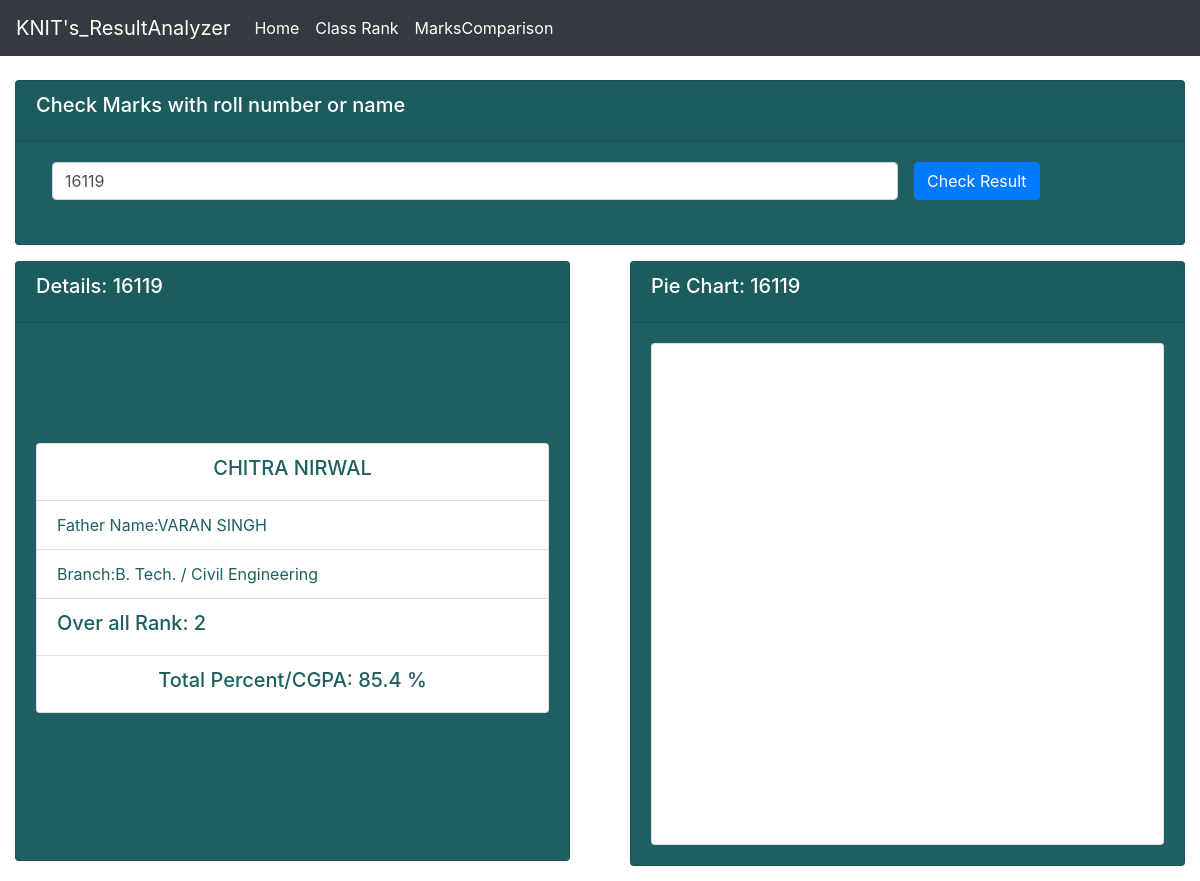
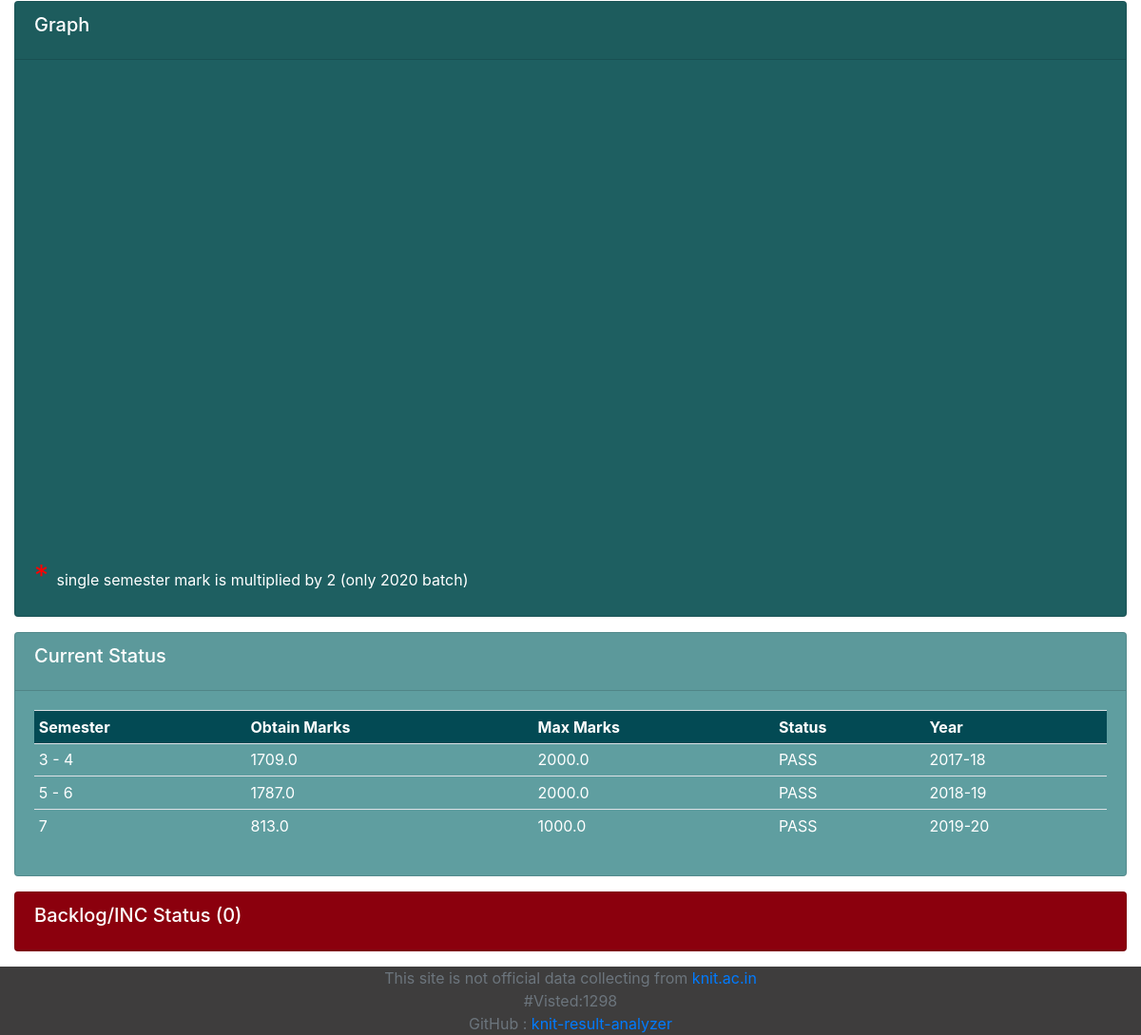
Page /fullResult/16119 on the committed database (2 pictures, top to bottom).
### resultApp/models.py (models this page shows, shortened)
class Student(models.Model):
	roll=models.CharField(max_length=20,primary_key=True)
	name=models.CharField(max_length=30)
	fname=models.CharField(max_length=30)
	course=models.CharField(max_length=30)

class Marks(models.Model):
	roll=models.CharField(max_length=20)
	semester=models.CharField(max_length=20)
	year_of_result=models.CharField(max_length=20)
	obtain_marks=models.FloatField(default=0)
	total_marks=models.FloatField(default=10.0)
	status=models.CharField(max_length=20)
	carry_over_status=models.IntegerField()
	dinank=models.DateTimeField(default=timezone.now)
	def __str__(self):
		return self.roll
	class Meta:
		unique_together = ('roll', 'semester',)

### resultApp/views.py (the view, shortened to what this page needs)
# urls.py: path('fullResult', views.fullResult ,name='fullResult') ,
def fullResult(request, rolln=''):
	msg=''
	studentDetail = ''
	pieData = ''
	rollOrName = ''
	lineData= []
	rank='NA'
	if request.method=='POST' or rolln!='':
		if rolln!='':
			rollOrName = rolln
		else:rollOrName=request.POST.get('rollOrName','')
		try:
			studentDetail=  Student.objects.get(roll=rollOrName)
			if len(rollOrName)==6:
				batch = int(rollOrName[0:2])-1
				branch = int(rollOrName[3])
			else:
				batch = int(rollOrName[0:2])
				branch = int(rollOrName[2])
			allMrakWithRankSorted = getOverAllRank(batch,branch)
			for idx,vlu in enumerate(allMrakWithRankSorted):
				if vlu[0]==rollOrName:rank = idx+1
		except:
			msg="Student {} not exist".format(rollOrName)
		pieData = getAllMarks(rollOrName)
		flag=1
		try:
			allSem = Marks.objects.filter(roll=rollOrName)
			percent = 0
			year = '2020'
			for i in allSem:
				if rollOrName not in rollNoGenerator( int(year[2::])-4)  :
					percent+=i.obtain_marks
				else:
					percent += i.obtain_marks/i.total_marks
					flag=0
					print("--------------------")
				if len(i.semester)==1 and rollOrName  in rollNoGenerator(int(year[2::])-4):
					lineData.append({'y':i.obtain_marks*2,'label': "* Semester "+i.semester})
				else:
					lineData.append({'y':i.obtain_marks,'label': "Semester "+i.semester})
			percent /=len(allSem)
			print('--->',percent)
			if flag:
				percent = str(round(percent,2))
			else:
				percent = str(round(percent*100,1) )+' %'
			print('percent',percent)
		except:
			print("Except2")
		try:
			backlogData = Carryover.objects.filter(roll=rollOrName)
		except:
			print("Except3")
		print('hekkko',allSem)
	context = {
		'percent':percent,
		'msg':msg,
		'studentDetail':studentDetail,
		'pieData':pieData,
		'allSem':allSem,
		'backlogData':backlogData,
		'totalBackLog':'('+str(len(backlogData))+')',
		'visit':countVisitor(),
		'lineData':lineData,
		'rank':rank
	}
	return render(request,'fullResult.html',context)

### resultApp/views.py (called while the page is built)
def countVisitor():
	visitUpdate = Visitor(count=1)
	visitUpdate.save()
	return Visitor.objects.all().count()

def rollNoGenerator(year):
	year=str(year)
	lateral_code='8'
	course_code=['1','2','3','4','5','6']
	linear=62
	lateral=12
	def rollconvert(param):
		if param<10:k='0'+str(param)
		else:k=str(param)
		return str(k)
	roll=[]
	for h in course_code:
		for i in range(1,linear+1):roll.append(year+h+rollconvert(i))
		year=str(int(year)+1)
		for i in range(1,lateral+1):roll.append(year+lateral_code+h+rollconvert(i))
		year=str(int(year)-1)
	return roll

def getAllMarks(roll):
	print(roll)
	allSemMarks = Marks.objects.filter(roll=roll)
	pieData = []
	for i in allSemMarks:
		pieData.append({ 'y': i.obtain_marks, 'name': 'Semester('+i.semester+')' })
		print('sjs',i.obtain_marks)
	return pieData

def getOverAllRank(batch,branch):
	allRoll = rollNoGenerator(batch)[(branch-1)*74 :branch*74]
	DataBase = Marks.objects.filter(roll__in=allRoll)
	allMark= dfd(list)
	for i in DataBase:
		allMark[i.roll].append(round(i.obtain_marks/i.total_marks,3))
	allMrakWithRank= dfd(float)
	for i in allMark:
		allMrakWithRank[i]= round(sum(allMark[i])/len(allMark[i]),5)
	allMrakWithRankSorted = sorted(allMrakWithRank.items(), key= lambda x :x[1], reverse=True)
	return allMrakWithRankSorted

### resultApp/templates/fullResult.html (shortened to what this page needs)
{%    extends 'main.html'    %}
{%  block content  %}
<div class="row">
	<div class="col">
		<div class="col-md">
			<div class="card text-cetnter text-white mb-3" id="orders-delivered" style="background: #1e5f61;">
				<div class="card-header">
					<h5  class="card-title">Check Marks with roll number or name</h5>
				</div>
				<div class="card-body" >
				<form class="form-inline" method="post" action="../fullResult">
				  <div class="form-group mx-sm-3 mb-2" style="width: 75%">
				    <input type="number" class="form-control" value='{{studentDetail.roll}}' id="inputPassword2" name="rollOrName" placeholder="Enter roll number or name....!" style="width: 100%">
				  </div>
				  <button type="submit" class="btn btn-primary mb-2">Check Result</button>
				</form>
				</div>
			</div>
		</div>
	</div>
</div>
<div class="row">
	<div class="col">
		<div class="col-md">
			<div class="card text-cetnter text-white mb-3" id="orders-delivered" style="background: #1e5f61;height: 600px">
				<div class="card-header">
					<h5  class="card-title">Details: {{studentDetail.roll}}</h5>
				</div>
				<div class="card-body" >
				<div class="card" style="width: 100%; margin-top: 100px">
				  <ul class="list-group list-group-flush" style="color:#1e5f61">
				    <li class="list-group-item"><h5 style="text-align: center;">{{studentDetail.name}}</h5></li>
				    <li class="list-group-item">Father Name:{{studentDetail.fname}}</li>
				    <li class="list-group-item">Branch:{{studentDetail.course}}</li>
				    <li class="list-group-item"><h5 >Over all Rank: {{rank}}</h5></li>
				    <li class="list-group-item"><h5 style="text-align: center;">Total Percent/CGPA: {{percent}}</h5></li>
				  </ul>
				</div>
				</div>
			</div>
		</div>
	</div>
	<div class="col">
		<div class="col-md-12">
			<div class="card text-cetnter text-white mb-3" id="orders-delivered" style="background: #1e5f61;">
				<div class="card-header">
					<h5  class="card-title">Pie Chart: {{studentDetail.roll}}</h5>
				</div>
				<div class="card-body" >
				<div class="card" style="width: 100%;">
				  {% include 'totalPie.html'  %}
				</div>
			</div>
		</div>
	</div>
</div>
</div>
<div class="row">
	<div class="col">
		<div class="col-md">
			<div class="card text-cetnter text-white mb-3" id="orders-delivered" style="background: #1e5f61;">
				<div class="card-header">
					<h5  class="card-title">Graph</h5>
				</div>
				<div class="card-body"  >
					{%  include 'lineGraph.html' %}
					<span style="color: red;font-size: 30px">* </span><span>single semester mark is multiplied by 2 (only 2020 batch) </span>
				</div>
				</div>
			</div>
		</div>
	</div>
<div class="row" >
	<div class="col">
		<div class="col-md">
			<div class="card text-cetnter text-white mb-3" id="orders-pending" style="background: cadetblue;cursor: pointer;">
				<div class="card-header" >
					<h5  class="card-title">Current Status</h5>
				</div>
				<div class="card-body" id="myDIV" >
					<table class="table table-sm">
						<tr class="table" style="background: #034a54">
							<th>Semester</th>
							<th>Obtain Marks</th>
							<th>Max Marks</th>
							<th>Status</th>
							<th>Year</th>
						</tr>
						{% for i in allSem %}
						<tr>
							<td>{{ i.semester }}</td>
							<td>{{ i.obtain_marks }}</td>
							<td>{{ i.total_marks }}</td>
							<td>{{ i.status }}</td>
							<td>{{ i.year_of_result }}</td>
						</tr>
						{% endfor %}
					</table>
				</div>
			</div>
		</div>
	</div>
</div>
<div class="row" >
	<div class="col">
		<div class="col-md">
			<div class="card text-cetnter text-white mb-3" id="orders-pending" style="background: #90000e;cursor: pointer;">
				<div class="card-header" onclick= "document.getElementById('myDIV1').style.display = 'block';">
					<h5  class="card-title">Backlog/INC Status {{totalBackLog}}</h5>
				</div>
			</div>
		</div>
	</div>
</div>
{% endblock  %}

### rows in the picture
Student: rollOrName "16119", roll "16119", name "CHITRA NIRWAL", fname "VARAN SINGH", course "B. Tech. / Civil Engineering"
Marks: semester "3 - 4", obtain_marks "1709.0", total_marks "2000.0", status "PASS", year_of_result "2017-18"
Marks: semester "5 - 6", obtain_marks "1787.0", total_marks "2000.0", status "PASS", year_of_result "2018-19"
Marks: semester "7", obtain_marks "813.0", total_marks "1000.0", status "PASS", year_of_result "2019-20"

### other values in the picture
{{ rank }} "2"
{{ percent }} "85.4 %"
{{ totalBackLog }} "(0)"
{{ visit }} "1298"
